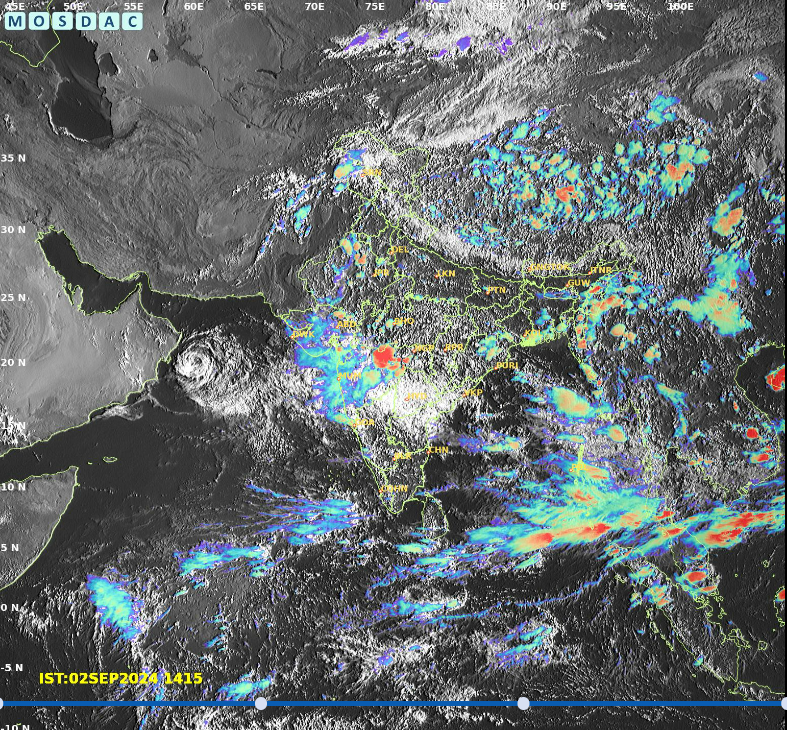
#> input picture TestingFolder/1.png, 787 x 730 px
$ python generate_video.py
#> lines starting #> are read from the running program, lines starting #| are printed output that depends on the picture
import cv2
import os

# Set paths to the frames
frame1_path = '../TestingFolder/1.png'
frame2_path = '../TestingFolder/2.png'

# Load the images
frame1 = cv2.imread(frame1_path)
#> frame1 is the input picture: shape (730, 787, 3); mean B, G, R 109, 108.8, 101.5
frame2 = cv2.imread(frame2_path)
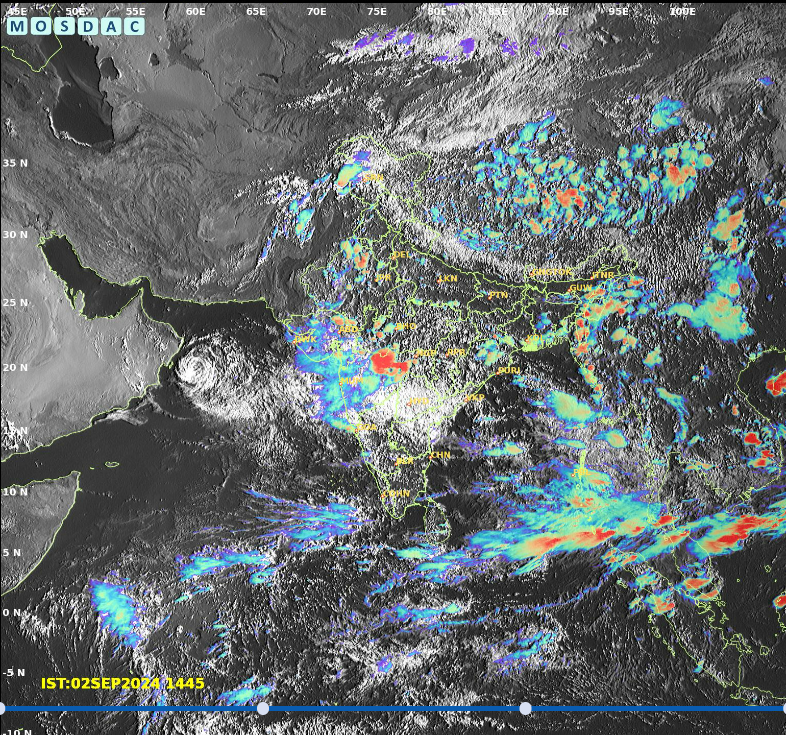
#> input picture TestingFolder/2.png, 786 x 735 px
#> frame2 is the input picture: shape (735, 786, 3); mean B, G, R 109.7, 109.3, 102.1

# Define the target size (width, height)
target_width = 1200  # Change to desired width
target_height = 700  # Change to desired height

# Resize frames to the target size
resized_frame1 = cv2.resize(frame1, (target_width, target_height))
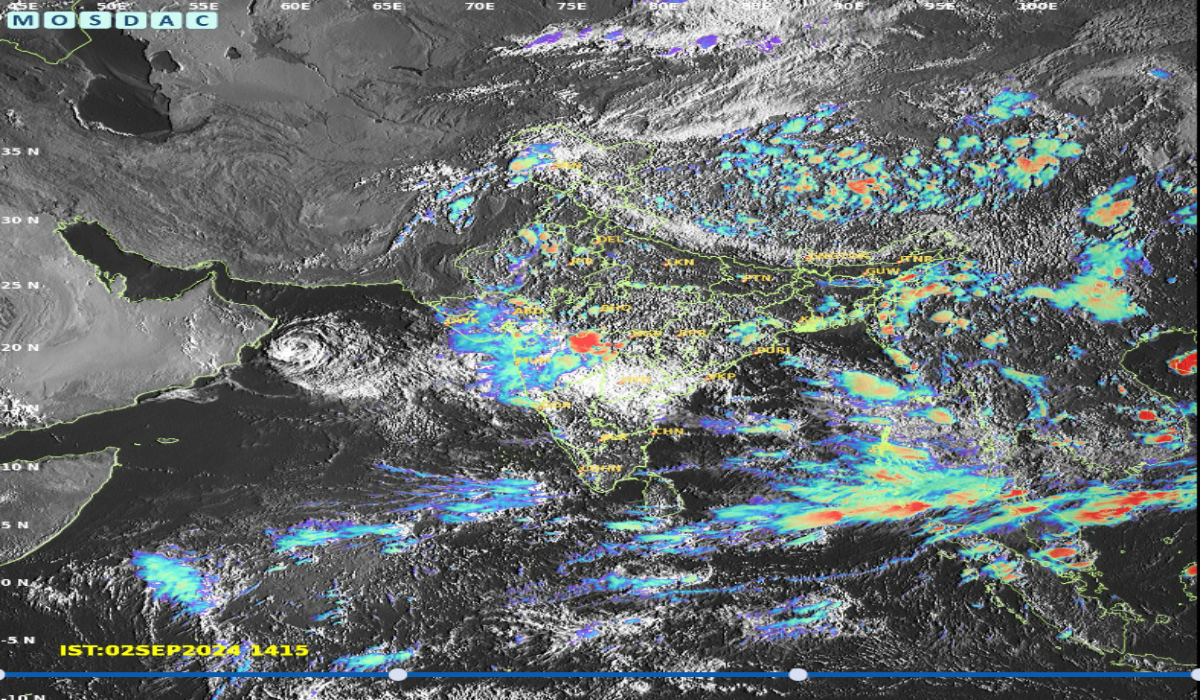
#> resized_frame1: shape (700, 1200, 3); mean B, G, R 108.9, 108.7, 101.4
resized_frame2 = cv2.resize(frame2, (target_width, target_height))
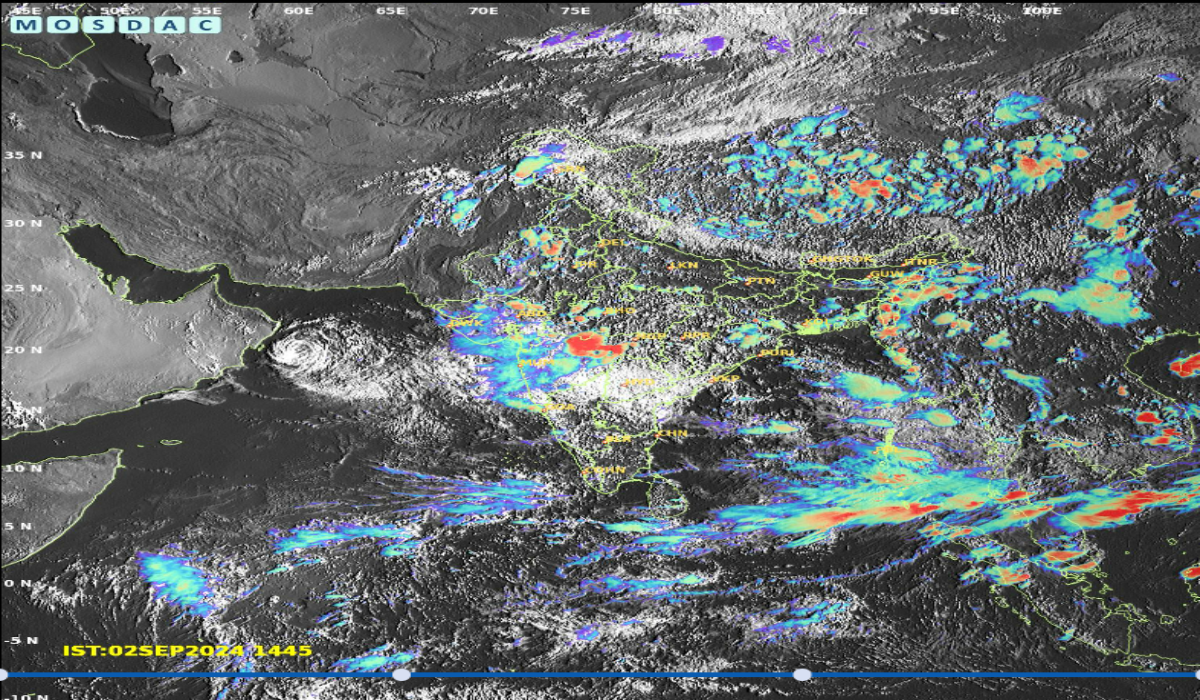
#> resized_frame2: shape (700, 1200, 3); mean B, G, R 109.6, 109.2, 101.9

# Create a Video Writer Object
fourcc = cv2.VideoWriter_fourcc(*'mp4v')
fps = 1  # Frames per second (adjust as needed)
output_video_path = 'output.mp4'
video = cv2.VideoWriter(output_video_path, fourcc, fps, (target_width, target_height))

# Write Frames to Video
video.write(resized_frame1)
video.write(resized_frame2)

# Release the Video Writer
video.release()

# Run RIFE inference
os.system(f"python inference_video.py --video {output_video_path} --multi=2 --output ../abc.mp4 ")
